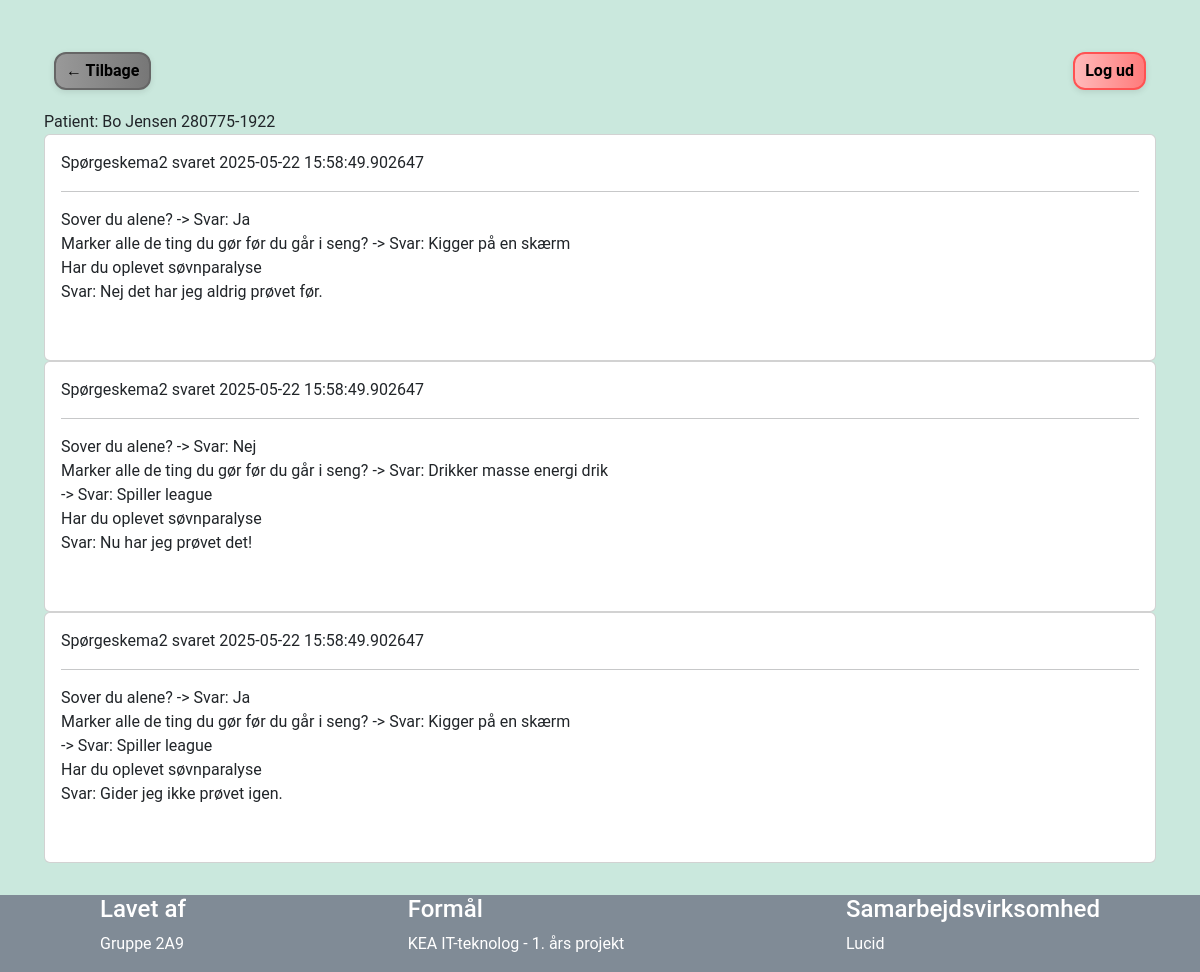
The app's page /patientdata/1 (signed in) with its own data.
### app.py (models this page shows)
class Patient(db.Model):
    id = db.Column(db.Integer, primary_key=True)
    firstname = db.Column(db.String(30), nullable=False)
    lastname = db.Column(db.String(30), nullable=False)
    cpr = db.Column(db.String(12), nullable=False)

class Response(db.Model):
    id = db.Column(db.Integer, primary_key=True)
    surveyid = db.Column(db.Integer,db.ForeignKey('survey.id'), nullable=False)
    patientid = db.Column(db.Integer,db.ForeignKey('patient.id'), nullable=False)
    timestamp = db.Column(db.DateTime, default=datetime.now())
    answers = db.relationship('Answer', backref='response', cascade="all, delete-orphan")
    patient = db.relationship('Patient', backref='responses', lazy=True)

class Survey(db.Model):
    id = db.Column(db.Integer, primary_key=True)
    uuid = db.Column(db.String(36), nullable=False)
    title = db.Column(db.String(250), nullable=False)
    desc = db.Column(db.Text)
    questions = db.relationship('Question', backref='survey', cascade="all, delete-orphan")
    responses = db.relationship('Response', backref='survey', cascade="all, delete-orphan")

class Answer(db.Model):
    id = db.Column(db.Integer, primary_key=True)
    questionid = db.Column(db.Integer,db.ForeignKey('question.id'), nullable=False)
    responseid = db.Column(db.Integer,db.ForeignKey('response.id'), nullable=False)
    text = db.Column(db.String(500))
    question = db.relationship('Question', backref='answers', lazy=True)
    choices = db.relationship('ChoiceOptions', backref='answer', cascade="all, delete-orphan")

class Question(db.Model):
    id = db.Column(db.Integer, primary_key=True)
    question_type = db.Column(db.Enum('multiple_choice', 'checkbox', 'text', name='question_type_enum'), nullable=False)
    surveyid = db.Column(db.Integer,db.ForeignKey('survey.id'), nullable=False)
    text = db.Column(db.String(500), nullable=False)
    choices = db.relationship('Choice', backref='question', cascade="all, delete-orphan")

class ChoiceOptions(db.Model):
    id = db.Column(db.Integer, primary_key=True)
    answerid = db.Column(db.Integer,db.ForeignKey('answer.id'), nullable=False)
    choiceid = db.Column(db.Integer,db.ForeignKey('choice.id'), nullable=False)
    choice = db.relationship('Choice', backref='choiceoptions', lazy=True)

class Choice(db.Model):
    id = db.Column(db.Integer, primary_key=True)
    questionid = db.Column(db.Integer,db.ForeignKey('question.id'), nullable=False)
    text = db.Column(db.String(500), nullable=False)

### app.py (the view)
@app.route("/patientdata/<int:patientid>")
@login_required
def patientdata(patientid):
    responses = Response.query.filter_by(patientid=patientid).all()
    return render_template("patientdata.html", responses=responses)

### app.py (called while the page is built)
@login_manager.user_loader
def load_user(user_id):
    return Users.query.get(int(user_id))

### templates/patientdata.html (shortened to what this page needs)
{% extends "layout.html" %}
{% block content %}
<div class="backAndlogout">
        <a class="btn neutral-btn" href="/admin_dashboard" role="button">&larr; Tilbage</a>
        <a class="btn negativ-btn" href="/logout" role="button">Log ud</a>
</div>
<label>Patient: {{ responses[0].patient.firstname}} {{ responses[0].patient.lastname}}
    {{ responses[0].patient.cpr}}</label>
{% for response in responses %}
    <div class="card">
        <div class="card-body">
            <label> {{ response.survey.title }} svaret  {{ response.timestamp }} </label> <hr>
            {% for answer in response.answers%}
                <label> {{answer.question.text}} </label>
                {% if answer.question.question_type == 'text' %}
                    <p> Svar:  {{answer.text}} </p> <br>
                {% else %}
                    {% for option in answer.choices %}
                        <label> -> Svar: {{option.choice.text}} </label> <br>
                    {% endfor %}
                {% endif %}
            {% endfor %}
        </div>
    </div>
{% endfor %}
{% endblock %}

### static/style.css (style rules this page uses)
html, body { background-color: #CAE8DD; font-family: "Roboto", sans-serif; margin: 0; padding: 0; height: 100%; display: flex; flex-direction: column; }
.neutral-btn { background: linear-gradient(to right, #999999, #777777); color: #000; border: 2px solid #666666; margin: 10px; border-radius: 12px; padding: 5px 10px; font-weight: bold; box-shadow: 0 2px 6px rgba(0, 0, 0, 0.1); transition: background 0.3s ease, color 0.3s ease, box-shadow 0.3s ease; }
.negativ-btn { background: linear-gradient(to right, #ffbaba, #ff7b7b); color: #000; border: 2px solid #ff5252; margin: 10px; border-radius: 12px; padding: 5px 10px; font-weight: bold; box-shadow: 0 2px 6px rgba(0, 0, 0, 0.1); transition: background 0.3s ease, color 0.3s ease, box-shadow 0.3s ease; }
.backAndlogout { padding: 10px 0; display: flex; justify-content: space-between; }

### records on screen
Patient: firstname "Bo", lastname "Jensen", cpr "280775-1922"
Response: survey "Spørgeskema2", timestamp "2025-05-22 15:58:49.902647"
Answer: question.text "Sover du alene?"
ChoiceOptions: choice.text "Ja"
Answer: question.text "Marker alle de ting du gør før du går i seng?"
ChoiceOptions: choice.text "Kigger på en skærm"
Answer: question.text "Har du oplevet søvnparalyse", text "Nej det har jeg aldrig prøvet før."
Response: survey "Spørgeskema2", timestamp "2025-05-22 15:58:49.902647"
Answer: question.text "Sover du alene?"
ChoiceOptions: choice.text "Nej"
Answer: question.text "Marker alle de ting du gør før du går i seng?"
ChoiceOptions: choice.text "Drikker masse energi drik"
ChoiceOptions: choice.text "Spiller league"
Answer: question.text "Har du oplevet søvnparalyse", text "Nu har jeg prøvet det!"
Response: survey "Spørgeskema2", timestamp "2025-05-22 15:58:49.902647"
Answer: question.text "Sover du alene?"
ChoiceOptions: choice.text "Ja"
Answer: question.text "Marker alle de ting du gør før du går i seng?"
ChoiceOptions: choice.text "Kigger på en skærm"
ChoiceOptions: choice.text "Spiller league"
Answer: question.text "Har du oplevet søvnparalyse", text "Gider jeg ikke prøvet igen."
